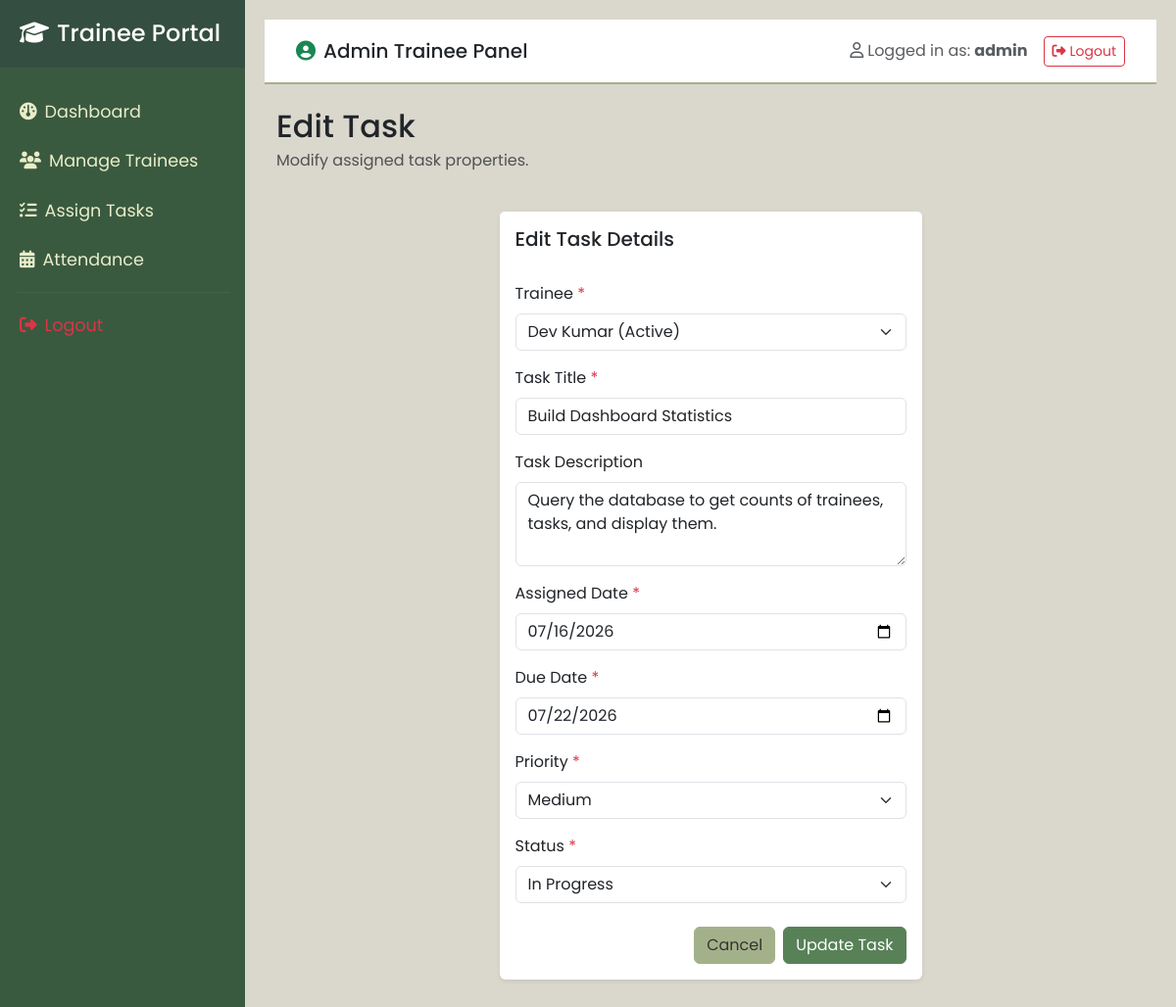
/edit_task.php?id=2 (signed in), run on the app's committed database.
### tables this page shows
CREATE TABLE IF NOT EXISTS tasks (
    id INT AUTO_INCREMENT PRIMARY KEY,
    trainee_id INT NOT NULL,
    task_title VARCHAR(150) NOT NULL,
    task_description TEXT NOT NULL,
    assigned_date DATE NOT NULL,
    due_date DATE NOT NULL,
    priority ENUM('Low', 'Medium', 'High') DEFAULT 'Medium',
    status ENUM('Pending', 'In Progress', 'Completed') DEFAULT 'Pending',
    FOREIGN KEY (trainee_id) REFERENCES trainees(id) ON DELETE CASCADE
);

CREATE TABLE IF NOT EXISTS trainees (
    id INT AUTO_INCREMENT PRIMARY KEY,
    full_name VARCHAR(100) NOT NULL,
    email VARCHAR(100) NOT NULL UNIQUE,
    phone VARCHAR(20) NOT NULL,
    batch VARCHAR(50) NOT NULL,
    department VARCHAR(100) NOT NULL,
    joining_date DATE NOT NULL,
    status ENUM('Active', 'Completed') DEFAULT 'Active'
);

### edit_task.php (the view, shortened to what this page needs)
<?php
include_once 'includes/header.php';
$id = intval($_GET['id']);
$sql = "SELECT * FROM tasks WHERE id = ?";
if ($stmt = mysqli_prepare($conn, $sql)) {
    mysqli_stmt_bind_param($stmt, "i", $id);
    mysqli_stmt_execute($stmt);
    $result = mysqli_stmt_get_result($stmt);
    if (!$task = mysqli_fetch_assoc($result)) {
        $_SESSION['error'] = 'Task not found.';
        header("Location: assign_task.php");
        exit();
    }
} else {
    $_SESSION['error'] = 'Database error fetching task details.';
    header("Location: assign_task.php");
    exit();
}
$trainees_query = "SELECT id, full_name, status FROM trainees ORDER BY full_name ASC";
$trainees_result = mysqli_query($conn, $trainees_query);
?>
<div class="row mb-4">
    <div class="col-12">
        <h2 class="text-dark font-weight-bold mb-1">Edit Task</h2>
        <p class="text-muted">Modify assigned task properties.</p>
    </div>
</div>
<div class="row">
    <div class="col-lg-6 mx-auto mb-4">
        <div class="card border-0 shadow-sm">
            <div class="card-header bg-white border-0 py-3">
                <h5 class="mb-0 text-dark font-weight-semibold">Edit Task Details</h5>
            </div>
            <div class="card-body">
                <form id="taskForm" action="edit_task.php?id=<?php echo $id; ?>" method="POST">
                    <div class="mb-3">
                        <label for="trainee_id" class="form-label">Trainee <span class="text-danger">*</span></label>
                        <select name="trainee_id" id="trainee_id" class="form-select" required>
                            <?php if (mysqli_num_rows($trainees_result) > 0): ?>
                                <?php while ($trainee = mysqli_fetch_assoc($trainees_result)): ?>
                                    <option value="<?php echo $trainee['id']; ?>" <?php echo ($task['trainee_id'] == $trainee['id']) ? 'selected' : ''; ?>>
                                        <?php echo htmlspecialchars($trainee['full_name']); ?>
                                        (<?php echo htmlspecialchars($trainee['status']); ?>)
                                    </option>
                                <?php endwhile; ?>
                            <?php endif; ?>
                        </select>
                    </div>
                    <div class="mb-3">
                        <label for="task_title" class="form-label">Task Title <span class="text-danger">*</span></label>
                        <input type="text" name="task_title" id="task_title" class="form-control" placeholder="Enter task title" value="<?php echo htmlspecialchars($task['task_title']); ?>" required>
                    </div>
                    <div class="mb-3">
                        <label for="task_description" class="form-label">Task Description</label>
                        <textarea name="task_description" id="task_description" class="form-control" rows="3" placeholder="Enter details..."><?php echo htmlspecialchars($task['task_description']); ?></textarea>
                    </div>
                    <div class="mb-3">
                        <label for="assigned_date" class="form-label">Assigned Date <span class="text-danger">*</span></label>
                        <input type="date" name="assigned_date" id="assigned_date" class="form-control" value="<?php echo htmlspecialchars($task['assigned_date']); ?>" required>
                    </div>
                    <div class="mb-3">
                        <label for="due_date" class="form-label">Due Date <span class="text-danger">*</span></label>
                        <input type="date" name="due_date" id="due_date" class="form-control" value="<?php echo htmlspecialchars($task['due_date']); ?>" required>
                    </div>
                    <div class="mb-3">
                        <label for="priority" class="form-label">Priority <span class="text-danger">*</span></label>
                        <select name="priority" id="priority" class="form-select" required>
                            <option value="Medium" <?php echo ($task['priority'] == 'Medium') ? 'selected' : ''; ?>>Medium</option>
                        </select>
                    </div>
                    <div class="mb-3">
                        <label for="status" class="form-label">Status <span class="text-danger">*</span></label>
                        <select name="status" id="status" class="form-select" required>
                            <option value="In Progress" <?php echo ($task['status'] == 'In Progress') ? 'selected' : ''; ?>>In Progress</option>
                        </select>
                    </div>
                    <div class="d-flex justify-content-end gap-2 mt-4">
                        <a href="assign_task.php" class="btn btn-secondary-custom">Cancel</a>
                        <button type="submit" class="btn btn-primary-custom">Update Task</button>
                    </div>
                </form>
            </div>
        </div>
    </div>
</div>
<?php
include_once 'includes/footer.php';
?>

### css/style.css (style rules this page uses)
:root { --bg: #dad7cd; --secondary: #a3b18a; --primary: #588157; --dark: #3a5a40; --accent: #344e41; }
body { font-family: 'Poppins', sans-serif; background-color: var(--bg); color: #333; overflow-x: hidden; }
.btn-primary-custom { background-color: var(--primary); border-color: var(--primary); color: #fff; transition: background-color 0.2s ease; }
.btn-secondary-custom { background-color: var(--secondary); border-color: var(--secondary); color: #333; transition: background-color 0.2s ease; }

### data on the page
tasks: trainee_id "Dev Kumar (Active)", task_title "Build Dashboard Statistics", task_description "Query the database to get counts of trainees, tasks, and display them.", assigned_date "07/16/2026", due_date "07/22/2026", priority "Medium", status "In Progress"

### other printed values
$_SESSION['admin_username'] "admin"
